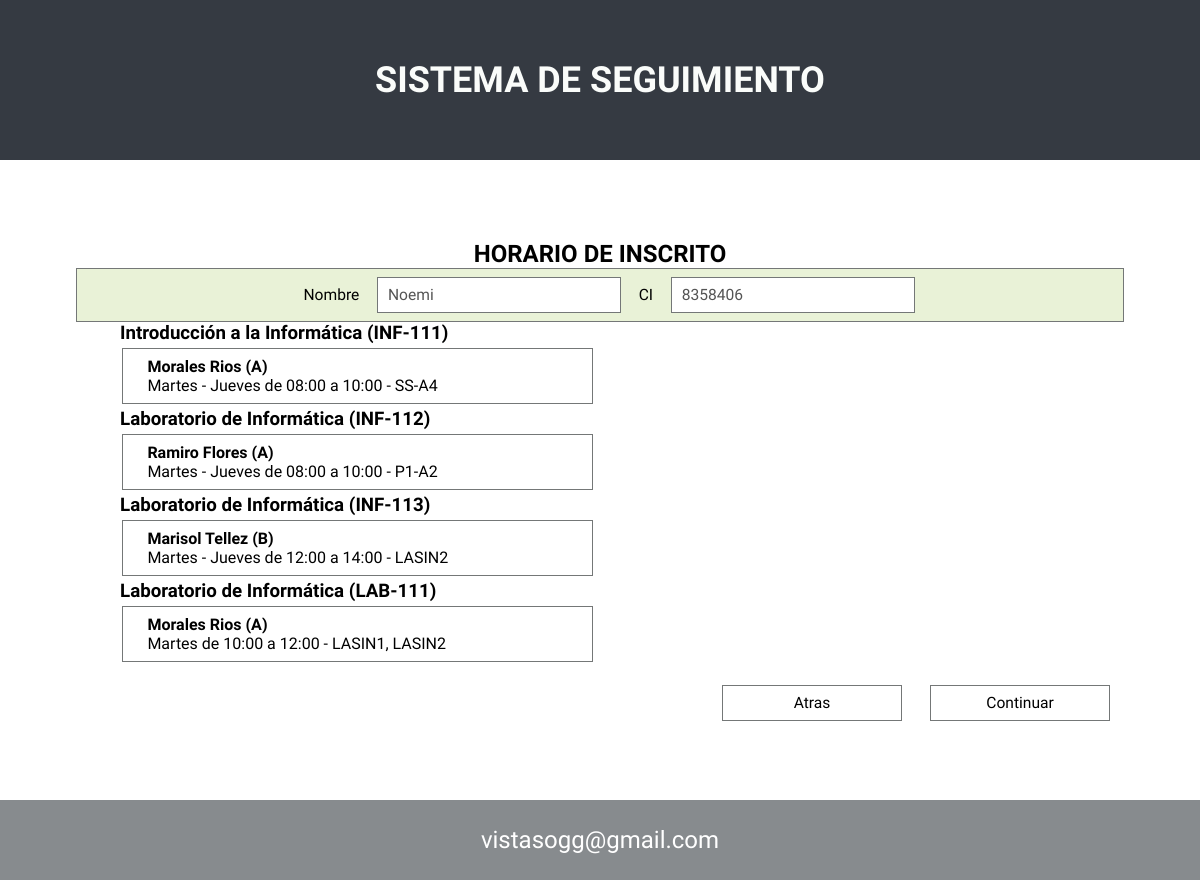
/Ejecucion/motor.php?flujo=F1&proceso=P10&nroT=1 (signed in), run on the app's committed database.
### tables this page shows
CREATE TABLE `usuario` (
  `usuario` int(10) NOT NULL,
  `nombre` varchar(100) NOT NULL,
  `fecha_nac` date NOT NULL,
  `rol` varchar(1) NOT NULL,
  `password` varchar(50) NOT NULL,
  `fecha_inc` datetime DEFAULT NULL
);

CREATE TABLE `documento` (
  `nroTramite` int(11) NOT NULL,
  `usuario` int(10) NOT NULL,
  `ci` varchar(200) DEFAULT NULL,
  `c_habilitacion` varchar(200) DEFAULT NULL,
  `c_nacimiento` varchar(200) DEFAULT NULL,
  `t_bachiller` varchar(200) DEFAULT NULL
);

CREATE TABLE `inscrito` (
  `sigla` varchar(7) NOT NULL,
  `usuario` int(10) NOT NULL,
  `paralelo` varchar(1) NOT NULL
);

CREATE TABLE `materia` (
  `sigla` varchar(7) NOT NULL,
  `nombremateria` varchar(100) NOT NULL
);

CREATE TABLE `paralelo` (
  `sigla` varchar(7) NOT NULL,
  `paralelo` varchar(2) NOT NULL,
  `docente` varchar(200) NOT NULL,
  `Horario` varchar(200) NOT NULL
);

### Procesos/F1P10/HorariosAlumnos.cabecera.form.inc.php (called while the page is built, shortened)
<?php
include "../Ejecucion/conexion.inc.php";
$tramite = $_GET['nroT'];
$buscar =  mysqli_query($con, "SELECT * FROM documento WHERE nroTramite = '$tramite';");
$documentos = mysqli_fetch_array($buscar);
$usuario = $documentos['usuario'];
$inscritos =  mysqli_query($con, "SELECT * FROM inscrito WHERE usuario='$usuario';");
$estudiante = mysqli_query($con, "SELECT * FROM usuario WHERE usuario = '$usuario';");
$estudiante = mysqli_fetch_array($estudiante);
$nombre = $estudiante['nombre'];
?>

### Procesos/F1P10/HorariosAlumnos.form.inc.php (the view, shortened to what this page needs)
<div class="cuerpoP2F1">
	<h2>HORARIO DE INSCRITO</h2>
	<div class="cuerpoP2F1d">
		<label for="nombre">Nombre</label>
		<input type="text" name="nombre" id="nombre" value="<?php echo $nombre ?>" disabled>
		<label for="usuario">CI</label>
		<input type="text" name="usuario" id="usuario" value="<?php echo $usuario ?>" disabled>
	</div>
	<div class="materias">
		<?php
		while ($inscrito = mysqli_fetch_array($inscritos)) {
			$sigla = $inscrito['sigla'];
			$par = $inscrito['paralelo'];
			$materias =  mysqli_query($con, "SELECT * FROM materia WHERE sigla = '$sigla';");
			$materia = mysqli_fetch_array($materias);
			$nom_materia = $materia['nombremateria'];
			$paralelos = mysqli_query($con, "SELECT * FROM paralelo WHERE sigla = '$sigla' and paralelo='$par';");
			$paralelo = mysqli_fetch_array($paralelos);
			echo "<h3>$nom_materia ($sigla)</h3>";
			echo "<div class='cont_paralelos'>";
			$par = $paralelo['paralelo'];
			$docente = $paralelo['docente'];
			$horario = $paralelo['Horario'];
			echo "<label for='$sigla$par' class='paralelos'>";
			echo "<h4>$docente ($par)</h4>";
			echo "<p>$horario</p>";
			echo "</label>";
			echo "</div>";
		}
		?>
	</div>
</div>

### Procesos/cabecera.inc.php (shortened to what this page needs)
<!DOCTYPE html>
<html>
<head>
	<link rel="stylesheet" type="text/css" href="../Estilos/Style.css">
</head>
<body>
	<header>
		<h1>SISTEMA DE SEGUIMIENTO</h1>
	</header>
	<main class="cuerpoP">

### Ejecucion/motor.php (shortened to what this page needs)
<?php
include "conexion.inc.php";
include "../Procesos/cabecera.inc.php";
$flujo = $_GET["flujo"];
$proceso = $_GET["proceso"];
$consulta = "select * from flujo where flujo = '$flujo' and proceso = '$proceso'";
$resultado = mysqli_query($con, $consulta);
$fila = mysqli_fetch_array($resultado);
$formulario = $fila["formulario"];
include "../Procesos/".$flujo.$proceso."/".$formulario.".cabecera.form.inc.php";
?>
<form method="POST" action="controlador.php" action="<?php echo htmlspecialchars($_SERVER['PHP_SELF'])?>" enctype="multipart/form-data">
	<?php
		include "../Procesos/".$flujo.$proceso."/".$formulario.".form.inc.php";
	?>
	<br/>
	<div class="botones_continuacion">
		<input type="submit" id="<?php echo $flujo.$proceso."A"; ?>" value="Atras" name="Atras">
		<input type="submit" id="<?php echo $flujo.$proceso."C"; ?>" value="Continuar" name="Continuar">
	</div>
</form>
<?php
include "../Procesos/pie.inc.php";
?>

### Procesos/pie.inc.php (shortened to what this page needs)
	</main>
	<footer><p>vistasogg@gmail.com</p></footer>
</body>

### Estilos/Style.css (style rules this page uses)
* { margin: 0; padding: 0; box-sizing: border-box; }
body { height: 100vh; widows: 100%; font-family: 'Darker Grotesque', 'Arial'; }
header { width: 100%; height: 20vh; display: flex; align-items: center; justify-content: center; background: #353a42; color: #fafcfa; font-size: 1.5vw; }
.cuerpoP, .cuerpoI { width: 100%; display: flex; align-items: center; justify-content: center; flex-direction: column; }
input, a, li { cursor:pointer; -webkit-transition:all .45s ease; -moz-transition:all .45s ease; -o-transition: all .45s ease; transition: all .45s ease; }
.cuerpoP > form { height: 80vh; width: 100%; display: flex; align-items: center; flex-direction: column; justify-content: center; }
footer { height: 10vh; width: 100%; background-color: #878b8e; display: flex; align-items: center; justify-content: center; font-size: 2vw; color: white; }
.botones_continuacion { text-align: right; width: 85%; }
.botones_continuacion > input { width: 15vw; padding: 1vh 0; font-family: 'Darker Grotesque', 'Arial'; background-color: white; border: 1px solid #747777; margin-left: 2vw; font-size: 1.3vw; }
.cuerpoP2F1 { width: 100%; display: flex; flex-direction: column; align-items: center; justify-content: center; }
.cuerpoP2F1d { background-color: #e9f2d7; border: 1px solid #747777; width: 87.3%; padding: 0 3vw; display: flex; justify-content: center; align-items: center; }
.cuerpoP2F1d label { font-size: 1.3vw; margin: 0 1.5vw; }
.cuerpoP2F1d input { font-size: 1.3vw; padding: 1vh 0.8vw; font-family: 'Darker Grotesque', 'Arial'; background-color: white; border: 1px solid #747777; outline: none; margin: 1vh 0; width: 25%; }
.materias { width: 80%; }
.cont_paralelos { display: flex; flex-wrap: wrap; align-items: center; }
.paralelos { display: flex; flex-wrap: wrap; width: 49%; cursor:pointer; -webkit-transition:all .45s ease; -moz-transition:all .45s ease; -o-transition: all .45s ease; transition: all .45s ease; padding: 1vh 2vw; border: 1px solid #747777; margin: 0.5vh 0.2vw; }
.paralelos > p { width: 100%; }

### data on the page
usuario: nombre "Noemi"
documento: usuario "8358406"
inscrito: materia.nombremateria "Introducción a la Informática", sigla "INF-111", paralelo.docente "Morales Rios", paralelo.paralelo "A", paralelo.Horario "Martes - Jueves de 08:00 a 10:00 - SS-A4"
inscrito: materia.nombremateria "Laboratorio de Informática", sigla "INF-112", paralelo.docente "Ramiro Flores", paralelo.paralelo "A", paralelo.Horario "Martes - Jueves de 08:00 a 10:00 - P1-A2"
inscrito: materia.nombremateria "Laboratorio de Informática", sigla "INF-113", paralelo.docente "Marisol Tellez", paralelo.paralelo "B", paralelo.Horario "Martes - Jueves de 12:00 a 14:00 - LASIN2"
inscrito: materia.nombremateria "Laboratorio de Informática", sigla "LAB-111", paralelo.docente "Morales Rios", paralelo.paralelo "A", paralelo.Horario "Martes de 10:00 a 12:00 - LASIN1, LASIN2"
